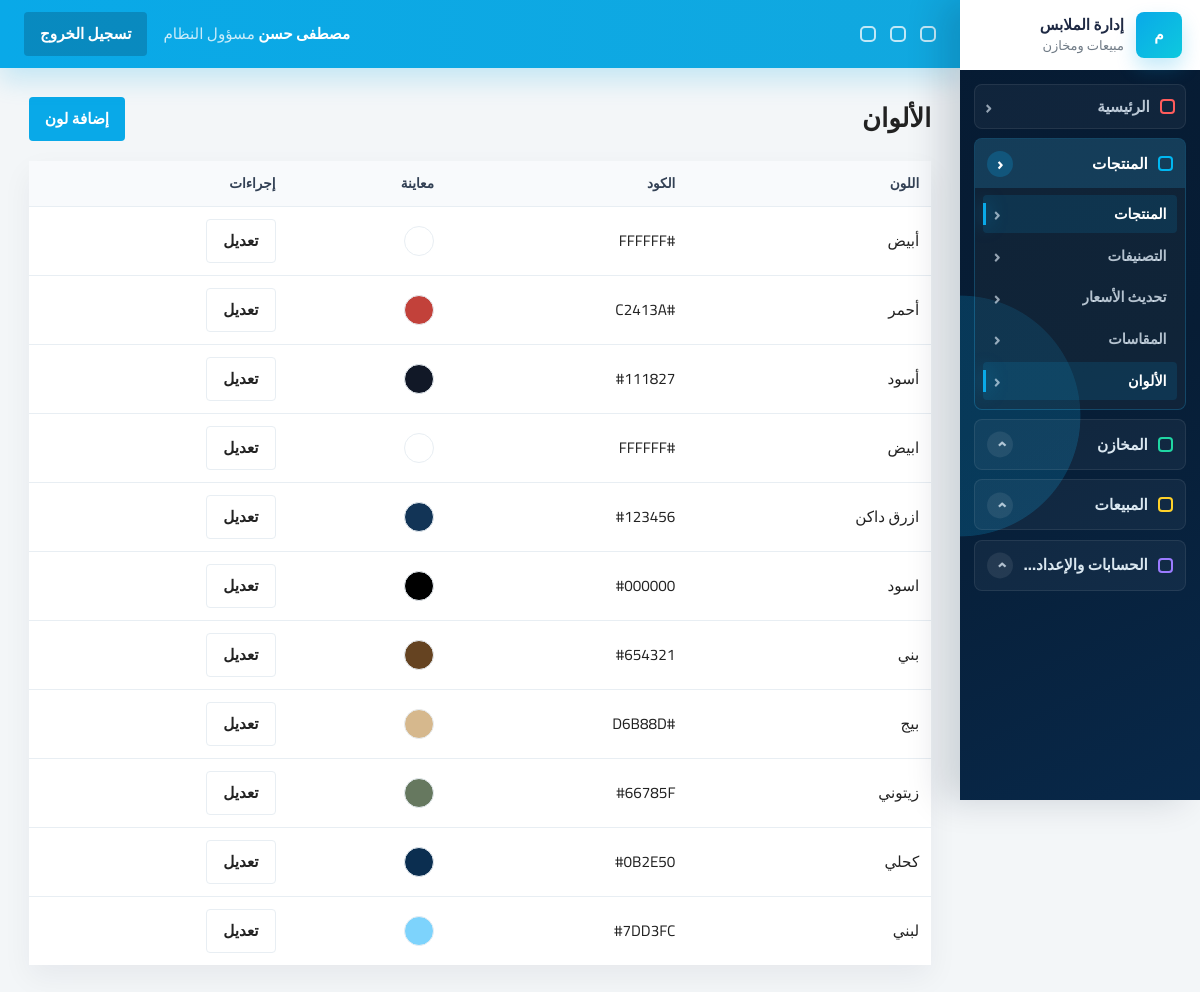
/products/colors/ (signed in), run on the app's committed database.
### accounts/models.py (models this page shows, shortened)
class User(AbstractUser):
    ROLE_MANAGER = 'manager'
    ROLE_SALES = 'sales'
    ROLE_WAREHOUSE = 'warehouse'
    ROLE_CHOICES = [
        (ROLE_MANAGER, 'مسؤول النظام'),
        (ROLE_SALES, 'مندوب مبيعات'),
        (ROLE_WAREHOUSE, 'مسؤول مخزن'),
    ]
    role = models.CharField(max_length=20, choices=ROLE_CHOICES, default=ROLE_SALES, db_index=True)
    phone = models.CharField(max_length=20, blank=True, null=True)
    created_at = models.DateTimeField(auto_now_add=True, db_index=True)
    class Meta:
        indexes = [
            models.Index(fields=['role', 'is_active']),
            models.Index(fields=['created_at']),
        ]
    @property
    def is_manager(self):
        return self.role == self.ROLE_MANAGER or self.is_superuser

### products/models.py (models this page shows, shortened)
class Color(models.Model):
    name = models.CharField(max_length=50, unique=True)
    hex_code = models.CharField(max_length=7, blank=True, null=True)

### products/views.py (the view)
# urls.py: path('colors/', views.ColorListView.as_view(), name='colors'),
class ColorListView(ManagerRequiredMixin, ListView):
    model = Color
    template_name = 'products/catalog/colors.html'
    context_object_name = 'colors'
    paginate_by = 20
    ordering = ('name',)

### accounts/permissions.py (called while the page is built)
def has_role(user, *roles):
    if not user.is_authenticated:
        return False
    if user.is_superuser or getattr(user, 'role', None) == 'manager':
        return True
    return getattr(user, 'role', None) in roles

    def test_func(self):
        return has_role(self.request.user, *self.allowed_roles)

### templates/products/catalog/colors.html (shortened to what this page needs)
{% extends 'base.html' %}
{% block content %}
<div class="page-head">
    <h1>الألوان</h1>
    <a class="btn btn-accent" href="{% url 'products:color_create' %}">إضافة لون</a>
</div>
<div class="table-wrap">
    <table>
        <thead><tr><th>اللون</th><th>الكود</th><th>معاينة</th><th>إجراءات</th></tr></thead>
        <tbody>
        {% for color in colors %}
            <tr>
                <td>{{ color.name }}</td>
                <td>{{ color.hex_code|default:'-' }}</td>
                <td>{% if color.hex_code %}<span class="color-swatch" style="background: {{ color.hex_code }}"></span>{% else %}-{% endif %}</td>
                <td><a class="btn btn-light" href="{% url 'products:color_update' color.pk %}">تعديل</a></td>
            </tr>
        {% empty %}
            <tr><td colspan="4">لا توجد ألوان</td></tr>
        {% endfor %}
        </tbody>
    </table>
</div>
{% endblock %}

### templates/partials/navbar.html (shortened to what this page needs)
<header class="topbar">
    <div class="topbar-tools" aria-hidden="true">
        <span></span>
        <span></span>
        <span></span>
    </div>
    <div class="topbar-user">
        <strong>{{ request.user.get_full_name|default:request.user.username }}</strong>
        <span>{{ request.user.get_role_display }}</span>
    </div>
    <form method="post" action="{% url 'accounts:logout' %}">
        <button class="btn btn-secondary" type="submit">تسجيل الخروج</button>
    </form>
</header>

### static/css/main.css (style rules this page uses)
:root { --primary-color: #071d35; --secondary-color: #0b2e50; --accent-color: #09a9e8; --accent-strong: #0787c2; --accent-soft: #e8f7fd; --background-color: #f3f6f8; --surface-color: #ffffff; --surface-muted: #f7f9fb; --border-color: #e8eef3; --text-color: #222222; --muted-text: #707b86; --success-color: #20b98f; --warning-color: #e49322; --danger-color: #e24c4c; --info-color: #09a9e8; --shadow-soft: 0 0.75rem 2rem rgba(6, 27, 51, .08); --shadow-panel: 0 0.75rem 1.75rem rgba(6, 27, 51, .055); --focus-ring: 0 0 0 .2rem rgba(9, 169, 232, .2); --radius-sm: .25rem; --radius-md: .5rem; --space-1: .25rem; --space-2: .5rem; --space-3: .75rem; --space-4: 1rem; --space-5: 1.25rem; --space-6: 1.5rem; --space-8: 2rem; --sidebar-width: clamp(15rem, 18vw, 17rem); --content-width: 112rem; --touch-target: 2.75rem; }
*, *::before, *::after { box-sizing: border-box; }
html { min-height: 100%; overflow-x: hidden; text-size-adjust: 100%; -webkit-text-size-adjust: 100%; }
body { margin: 0; min-height: 100%; overflow-x: hidden; background: var(--background-color); color: var(--text-color); direction: rtl; text-align: right; font-family: "Cairo", Arial, sans-serif; font-size: clamp(.875rem, .84rem + .15vw, .975rem); line-height: 1.55; letter-spacing: 0; }
a { color: inherit; text-decoration: none; }
button, input, select, textarea { font: inherit; }
button { color: inherit; }
a, button, select, summary, [role="button"], [data-open-modal], [data-close-modal], [data-sidebar-toggle], [data-sidebar-close] { cursor: pointer; }
.topbar { position: sticky; top: 0; z-index: 20; display: flex; align-items: center; justify-content: space-between; gap: clamp(.625rem, 1.5vw, 1rem); min-height: 4.25rem; padding-inline: clamp(1rem, 2vw, 1.5rem); color: #fff; background: linear-gradient(90deg, #09a9e8, #11a8df); box-shadow: 0 .75rem 1.625rem rgba(9, 169, 232, .2); }
.topbar strong { font-size: .95rem; }
.topbar .muted, .topbar-user span { color: rgba(255, 255, 255, .78); }
.topbar-user { min-width: 0; margin-right: auto; }
.topbar-tools { display: flex; align-items: center; gap: .875rem; flex: 0 0 auto; }
.topbar-tools span { inline-size: 1rem; block-size: 1rem; border: .125rem solid rgba(255, 255, 255, .74); border-radius: .3125rem; }
.topbar .btn-secondary { background: rgba(6, 27, 51, .22); }
.page-head { display: flex; align-items: center; justify-content: space-between; gap: var(--space-4); margin-bottom: clamp(1rem, 2vw, 1.25rem); }
h1, h2 { margin: 0; color: var(--text-color); line-height: 1.35; }
h1 { font-size: clamp(1.25rem, 1.05rem + .75vw, 1.75rem); font-weight: 800; }
.card, .stat-card, .login-card, .invoice-box, .table-wrap, .metric-card, .chart-card, .profit-card, .mini-stat { background: var(--surface-color); box-shadow: var(--shadow-panel); }
.btn, .icon-btn { min-height: var(--touch-target); border: 0; cursor: pointer; font-weight: 800; line-height: 1.2; transition: transform .16s ease, box-shadow .16s ease, background .16s ease, border-color .16s ease; }
.btn { display: inline-flex; align-items: center; justify-content: center; gap: .5rem; padding: .6rem clamp(.75rem, 1.4vw, 1rem); border-radius: var(--radius-sm); white-space: nowrap; }
.btn-primary, .btn-accent { background: var(--accent-color); color: #fff; }
.btn-secondary { background: var(--secondary-color); color: #fff; }
.btn-light { border: .0625rem solid var(--border-color); background: #fff; color: var(--text-color); }
.table-wrap { width: 100%; max-width: 100%; overflow-x: auto; margin-bottom: clamp(1rem, 2vw, 1.25rem); -webkit-overflow-scrolling: touch; }
table { width: max-content; min-width: 100%; border-collapse: collapse; direction: rtl; }
th, td { padding: clamp(.65rem, 1vw, .875rem); border-bottom: .0625rem solid var(--border-color); text-align: right; vertical-align: middle; white-space: nowrap; }
thead th { background: #f8fafc; color: #334155; font-size: .85rem; font-weight: 800; }
tbody tr:last-child td { border-bottom: 0; }
.color-swatch { display: inline-block; inline-size: 1.875rem; block-size: 1.875rem; border: .0625rem solid var(--border-color); border-radius: 999rem; vertical-align: middle; }

### data on the page
User: user.get_full_name "مصطفى حسن", user.role "مسؤول النظام"
Color: name "أبيض", hex_code "#FFFFFF"
Color: name "أحمر", hex_code "#C2413A"
Color: name "أسود", hex_code "#111827"
Color: name "ابيض", hex_code "#FFFFFF"
Color: name "ازرق داكن", hex_code "#123456"
Color: name "اسود", hex_code "#000000"
Color: name "بني", hex_code "#654321"
Color: name "بيج", hex_code "#D6B88D"
Color: name "زيتوني", hex_code "#66785F"
Color: name "كحلي", hex_code "#0B2E50"
Color: name "لبني", hex_code "#7DD3FC"
